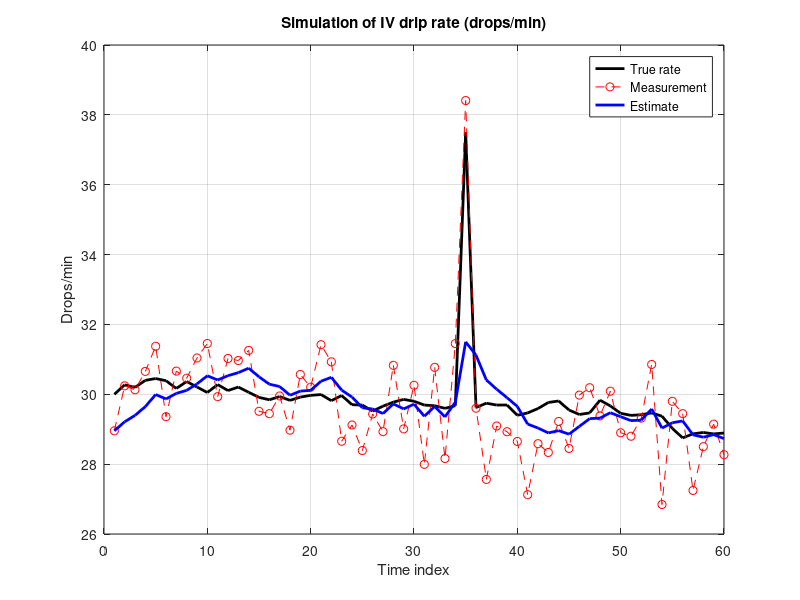
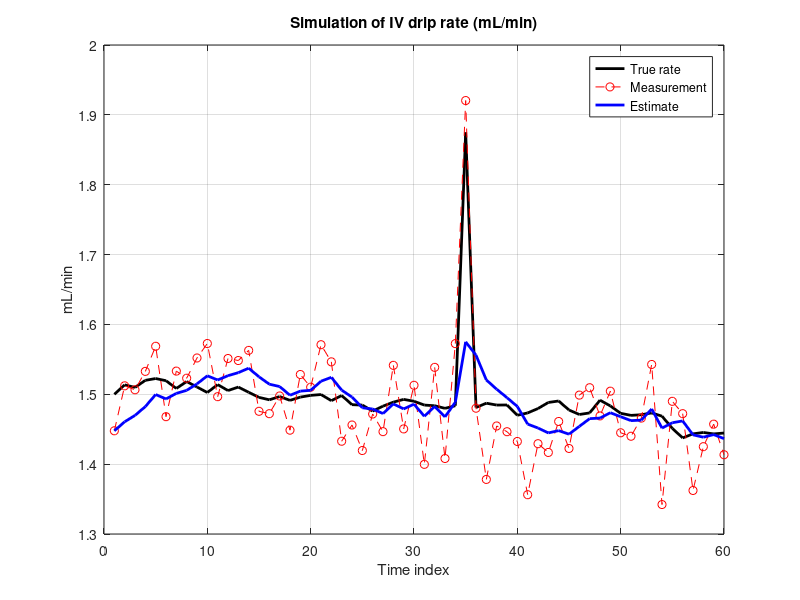
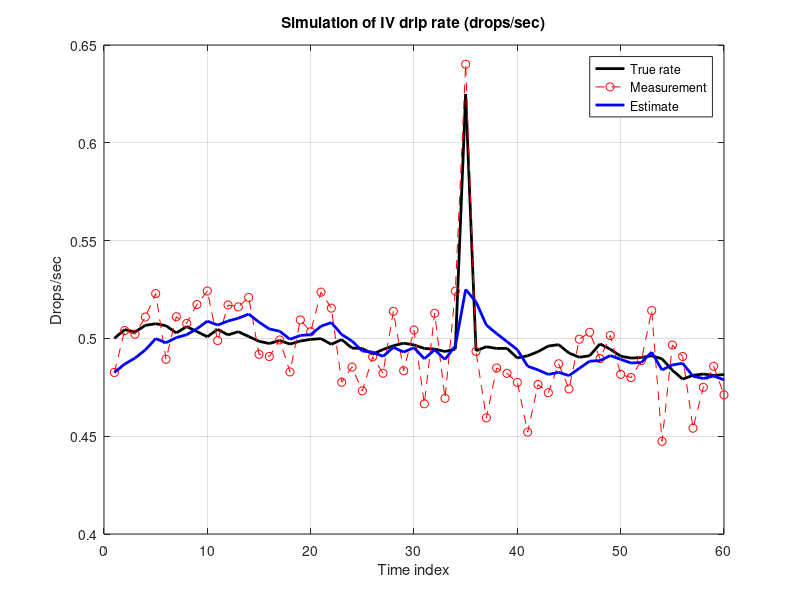

Write MATLAB code to recreate these figures, in order.
%% Simulation of realistic IV drip measurements
clear; clc; close all;

% -------------------------------------------------
% PARAMETERS
% -------------------------------------------------
drop_factor = 20;        % 20 drops per mL (macrodrip)
N = 60;                  % number of time steps
baseline_gtt_min = 30;   % realistic adult baseline
noise_std = 1.2;         % measurement noise
disturbance_index = 35;  % one short disturbance
disturbance_size = 8;    % spike in drops/min

% -------------------------------------------------
% TRUE DRIP RATE (drops/min)
% -------------------------------------------------
x_true = zeros(1, N);
x_true(1) = baseline_gtt_min;

for k = 2:N
    % slowly varying true signal
    x_true(k) = x_true(k-1) + 0.15 * randn;
end

% add one disturbance
x_true(disturbance_index) = x_true(disturbance_index) + disturbance_size;

% -------------------------------------------------
% NOISY MEASUREMENT
% -------------------------------------------------
z = x_true + noise_std * randn(1, N);

% -------------------------------------------------
% SIMPLE ESTIMATE (observer-like smoothing)
% -------------------------------------------------
x_est = zeros(1, N);
x_est(1) = z(1);

L = 0.2;   % correction gain

for k = 2:N
    x_pred = x_est(k-1);                 % prediction
    x_est(k) = x_pred + L * (z(k) - x_pred); % correction
end

% -------------------------------------------------
% CONVERT TO mL/min
% -------------------------------------------------
x_true_ml = x_true / drop_factor;
z_ml = z / drop_factor;
x_est_ml = x_est / drop_factor;

% -------------------------------------------------
% OPTIONAL: convert to drops/sec
% -------------------------------------------------
x_true_gtt_sec = x_true / 60;
z_gtt_sec = z / 60;
x_est_gtt_sec = x_est / 60;

% -------------------------------------------------
% PLOTS
% -------------------------------------------------
figure;
plot(1:N, x_true, 'k', 'LineWidth', 2, 'DisplayName', 'True rate');
hold on;
plot(1:N, z, 'r--o', 'DisplayName', 'Measurement');
plot(1:N, x_est, 'b', 'LineWidth', 2, 'DisplayName', 'Estimate');
legend('Location', 'best');
xlabel('Time index');
ylabel('Drops/min');
title('Simulation of IV drip rate (drops/min)');
grid on;

figure;
plot(1:N, x_true_ml, 'k', 'LineWidth', 2, 'DisplayName', 'True rate');
hold on;
plot(1:N, z_ml, 'r--o', 'DisplayName', 'Measurement');
plot(1:N, x_est_ml, 'b', 'LineWidth', 2, 'DisplayName', 'Estimate');
legend('Location', 'best');
xlabel('Time index');
ylabel('mL/min');
title('Simulation of IV drip rate (mL/min)');
grid on;

figure;
plot(1:N, x_true_gtt_sec, 'k', 'LineWidth', 2, 'DisplayName', 'True rate');
hold on;
plot(1:N, z_gtt_sec, 'r--o', 'DisplayName', 'Measurement');
plot(1:N, x_est_gtt_sec, 'b', 'LineWidth', 2, 'DisplayName', 'Estimate');
legend('Location', 'best');
xlabel('Time index');
ylabel('Drops/sec');
title('Simulation of IV drip rate (drops/sec)');
grid on;

% -------------------------------------------------
% PRINT SOME BASIC VALUES
% -------------------------------------------------
disp('--- Baseline assumptions ---');
disp(['Drop factor: ', num2str(drop_factor), ' gtt/mL']);
disp(['Baseline: ', num2str(baseline_gtt_min), ' drops/min']);
disp(['Baseline in mL/min: ', num2str(baseline_gtt_min / drop_factor)]);
disp(['Baseline in mL/hr: ', num2str((baseline_gtt_min * 60) / drop_factor)]);
